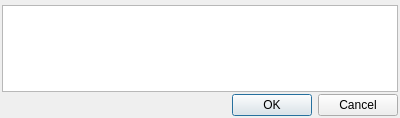
<?xml version="1.0" encoding="UTF-8"?>
<ui version="4.0">
 <class>BreakpointsDialog</class>
 <widget class="QDialog" name="BreakpointsDialog">
  <property name="geometry">
   <rect>
    <x>0</x>
    <y>0</y>
    <width>400</width>
    <height>118</height>
   </rect>
  </property>
  <property name="windowTitle">
   <string>Add breakpoints</string>
  </property>
  <layout class="QVBoxLayout" name="verticalLayout_2">
   <property name="spacing">
    <number>2</number>
   </property>
   <property name="leftMargin">
    <number>2</number>
   </property>
   <property name="topMargin">
    <number>5</number>
   </property>
   <property name="rightMargin">
    <number>2</number>
   </property>
   <property name="bottomMargin">
    <number>2</number>
   </property>
   <item>
    <layout class="QHBoxLayout" name="horizontalLayout">
     <property name="topMargin">
      <number>0</number>
     </property>
     <item>
      <widget class="QPlainTextEdit" name="textEdit"/>
     </item>
    </layout>
   </item>
   <item>
    <widget class="QDialogButtonBox" name="buttonBox">
     <property name="orientation">
      <enum>Qt::Horizontal</enum>
     </property>
     <property name="standardButtons">
      <set>QDialogButtonBox::Cancel|QDialogButtonBox::Ok</set>
     </property>
    </widget>
   </item>
  </layout>
 </widget>
 <resources/>
 <connections>
  <connection>
   <sender>buttonBox</sender>
   <signal>accepted()</signal>
   <receiver>BreakpointsDialog</receiver>
   <slot>accept()</slot>
   <hints>
    <hint type="sourcelabel">
     <x>248</x>
     <y>254</y>
    </hint>
    <hint type="destinationlabel">
     <x>157</x>
     <y>274</y>
    </hint>
   </hints>
  </connection>
  <connection>
   <sender>buttonBox</sender>
   <signal>rejected()</signal>
   <receiver>BreakpointsDialog</receiver>
   <slot>reject()</slot>
   <hints>
    <hint type="sourcelabel">
     <x>316</x>
     <y>260</y>
    </hint>
    <hint type="destinationlabel">
     <x>286</x>
     <y>274</y>
    </hint>
   </hints>
  </connection>
 </connections>
</ui>
